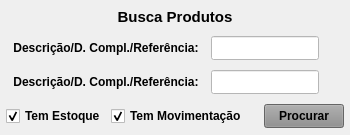
           <widget class="QWidget" name="widget_Cor3" native="true">
            <property name="minimumSize">
             <size>
              <width>0</width>
              <height>135</height>
             </size>
            </property>
            <property name="maximumSize">
             <size>
              <width>16777215</width>
              <height>135</height>
             </size>
            </property>
            <property name="styleSheet">
             <string notr="true"/>
            </property>
            <layout class="QVBoxLayout" name="verticalLayout_11">
             <property name="spacing">
              <number>1</number>
             </property>
             <property name="leftMargin">
              <number>1</number>
             </property>
             <property name="topMargin">
              <number>1</number>
             </property>
             <property name="rightMargin">
              <number>1</number>
             </property>
             <property name="bottomMargin">
              <number>1</number>
             </property>
             <item>
              <widget class="QWidget" name="widget_37" native="true">
               <property name="minimumSize">
                <size>
                 <width>0</width>
                 <height>25</height>
                </size>
               </property>
               <property name="maximumSize">
                <size>
                 <width>16777215</width>
                 <height>25</height>
                </size>
               </property>
               <property name="styleSheet">
                <string notr="true"/>
               </property>
               <layout class="QHBoxLayout" name="horizontalLayout_32">
                <property name="spacing">
                 <number>3</number>
                </property>
                <property name="leftMargin">
                 <number>3</number>
                </property>
                <property name="topMargin">
                 <number>3</number>
                </property>
                <property name="rightMargin">
                 <number>3</number>
                </property>
                <property name="bottomMargin">
                 <number>3</number>
                </property>
                <item>
                 <widget class="QLabel" name="label_63">
                  <property name="maximumSize">
                   <size>
                    <width>16777215</width>
                    <height>16777215</height>
                   </size>
                  </property>
                  <property name="font">
                   <font>
                    <pointsize>11</pointsize>
                    <weight>75</weight>
                    <bold>true</bold>
                   </font>
                  </property>
                  <property name="text">
                   <string>Busca Produtos</string>
                  </property>
                  <property name="alignment">
                   <set>Qt::AlignCenter</set>
                  </property>
                 </widget>
                </item>
               </layout>
              </widget>
             </item>
             <item>
              <widget class="QWidget" name="widget_39" native="true">
               <property name="minimumSize">
                <size>
                 <width>0</width>
                 <height>30</height>
                </size>
               </property>
               <property name="maximumSize">
                <size>
                 <width>16777215</width>
                 <height>30</height>
                </size>
               </property>
               <property name="styleSheet">
                <string notr="true"/>
               </property>
               <layout class="QHBoxLayout" name="horizontalLayout_33">
                <property name="spacing">
                 <number>5</number>
                </property>
                <property name="leftMargin">
                 <number>5</number>
                </property>
                <property name="topMargin">
                 <number>3</number>
                </property>
                <property name="rightMargin">
                 <number>5</number>
                </property>
                <property name="bottomMargin">
                 <number>3</number>
                </property>
                <item>
                 <widget class="QLabel" name="label_64">
                  <property name="minimumSize">
                   <size>
                    <width>200</width>
                    <height>0</height>
                   </size>
                  </property>
                  <property name="maximumSize">
                   <size>
                    <width>200</width>
                    <height>16777215</height>
                   </size>
                  </property>
                  <property name="font">
                   <font>
                    <pointsize>9</pointsize>
                    <weight>75</weight>
                    <bold>true</bold>
                   </font>
                  </property>
                  <property name="text">
                   <string>Descrição/D. Compl./Referência:</string>
                  </property>
                  <property name="alignment">
                   <set>Qt::AlignCenter</set>
                  </property>
                 </widget>
                </item>
                <item>
                 <widget class="QLineEdit" name="line_Descricao1_Busca">
                  <property name="sizePolicy">
                   <sizepolicy hsizetype="Preferred" vsizetype="Preferred">
                    <horstretch>0</horstretch>
                    <verstretch>0</verstretch>
                   </sizepolicy>
                  </property>
                  <property name="minimumSize">
                   <size>
                    <width>0</width>
                    <height>0</height>
                   </size>
                  </property>
                  <property name="maximumSize">
                   <size>
                    <width>16777215</width>
                    <height>16777215</height>
                   </size>
                  </property>
                  <property name="font">
                   <font>
                    <pointsize>9</pointsize>
                   </font>
                  </property>
                  <property name="styleSheet">
                   <string notr="true">background-color: rgb(255, 255, 255);</string>
                  </property>
                  <property name="alignment">
                   <set>Qt::AlignLeading|Qt::AlignLeft|Qt::AlignVCenter</set>
                  </property>
                 </widget>
                </item>
                <item>
                 <widget class="QLabel" name="label_7">
                  <property name="text">
                   <string/>
                  </property>
                 </widget>
                </item>
               </layout>
              </widget>
             </item>
             <item>
              <widget class="QWidget" name="widget_40" native="true">
               <property name="minimumSize">
                <size>
                 <width>0</width>
                 <height>30</height>
                </size>
               </property>
               <property name="maximumSize">
                <size>
                 <width>16777215</width>
                 <height>30</height>
                </size>
               </property>
               <property name="styleSheet">
                <string notr="true"/>
               </property>
               <layout class="QHBoxLayout" name="horizontalLayout_34">
                <property name="spacing">
                 <number>5</number>
                </property>
                <property name="leftMargin">
                 <number>5</number>
                </property>
                <property name="topMargin">
                 <number>3</number>
                </property>
                <property name="rightMargin">
                 <number>5</number>
                </property>
                <property name="bottomMargin">
                 <number>3</number>
                </property>
                <item>
                 <widget class="QLabel" name="label_65">
                  <property name="minimumSize">
                   <size>
                    <width>200</width>
                    <height>0</height>
                   </size>
                  </property>
                  <property name="maximumSize">
                   <size>
                    <width>200</width>
                    <height>16777215</height>
                   </size>
                  </property>
                  <property name="font">
                   <font>
                    <pointsize>9</pointsize>
                    <weight>75</weight>
                    <bold>true</bold>
                   </font>
                  </property>
                  <property name="text">
                   <string>Descrição/D. Compl./Referência:</string>
                  </property>
                  <property name="alignment">
                   <set>Qt::AlignCenter</set>
                  </property>
                 </widget>
                </item>
                <item>
                 <widget class="QLineEdit" name="line_Descricao2_Busca">
                  <property name="sizePolicy">
                   <sizepolicy hsizetype="Preferred" vsizetype="Preferred">
                    <horstretch>0</horstretch>
                    <verstretch>0</verstretch>
                   </sizepolicy>
                  </property>
                  <property name="minimumSize">
                   <size>
                    <width>0</width>
                    <height>0</height>
                   </size>
                  </property>
                  <property name="maximumSize">
                   <size>
                    <width>16777215</width>
                    <height>16777215</height>
                   </size>
                  </property>
                  <property name="font">
                   <font>
                    <pointsize>9</pointsize>
                   </font>
                  </property>
                  <property name="styleSheet">
                   <string notr="true">background-color: rgb(255, 255, 255);</string>
                  </property>
                  <property name="alignment">
                   <set>Qt::AlignLeading|Qt::AlignLeft|Qt::AlignVCenter</set>
                  </property>
                 </widget>
                </item>
                <item>
                 <widget class="QLabel" name="label_12">
                  <property name="text">
                   <string/>
                  </property>
                 </widget>
                </item>
               </layout>
              </widget>
             </item>
             <item>
              <widget class="QWidget" name="widget_41" native="true">
               <property name="minimumSize">
                <size>
                 <width>0</width>
                 <height>30</height>
                </size>
               </property>
               <property name="maximumSize">
                <size>
                 <width>16777215</width>
                 <height>30</height>
                </size>
               </property>
               <property name="styleSheet">
                <string notr="true"/>
               </property>
               <layout class="QHBoxLayout" name="horizontalLayout_35">
                <property name="spacing">
                 <number>5</number>
                </property>
                <property name="leftMargin">
                 <number>5</number>
                </property>
                <property name="topMargin">
                 <number>3</number>
                </property>
                <property name="rightMargin">
                 <number>5</number>
                </property>
                <property name="bottomMargin">
                 <number>3</number>
                </property>
                <item>
                 <widget class="QCheckBox" name="check_Estoque_Busca">
                  <property name="font">
                   <font>
                    <pointsize>9</pointsize>
                    <weight>75</weight>
                    <bold>true</bold>
                   </font>
                  </property>
                  <property name="text">
                   <string>Tem Estoque</string>
                  </property>
                  <property name="checked">
                   <bool>true</bool>
                  </property>
                 </widget>
                </item>
                <item>
                 <widget class="QCheckBox" name="check_Mov_Busca">
                  <property name="font">
                   <font>
                    <pointsize>9</pointsize>
                    <weight>75</weight>
                    <bold>true</bold>
                   </font>
                  </property>
                  <property name="text">
                   <string>Tem Movimentação</string>
                  </property>
                  <property name="checked">
                   <bool>true</bool>
                  </property>
                 </widget>
                </item>
                <item>
                 <widget class="QLabel" name="label_14">
                  <property name="text">
                   <string/>
                  </property>
                 </widget>
                </item>
                <item>
                 <widget class="QPushButton" name="btn_Buscar">
                  <property name="sizePolicy">
                   <sizepolicy hsizetype="Fixed" vsizetype="Preferred">
                    <horstretch>0</horstretch>
                    <verstretch>0</verstretch>
                   </sizepolicy>
                  </property>
                  <property name="maximumSize">
                   <size>
                    <width>80</width>
                    <height>16777215</height>
                   </size>
                  </property>
                  <property name="font">
                   <font>
                    <pointsize>9</pointsize>
                    <weight>75</weight>
                    <bold>true</bold>
                   </font>
                  </property>
                  <property name="cursor">
                   <cursorShape>PointingHandCursor</cursorShape>
                  </property>
                  <property name="styleSheet">
                   <string notr="true">background-color: rgb(141, 141, 141);</string>
                  </property>
                  <property name="text">
                   <string>Procurar</string>
                  </property>
                 </widget>
                </item>
               </layout>
              </widget>
             </item>
            </layout>
           </widget>
